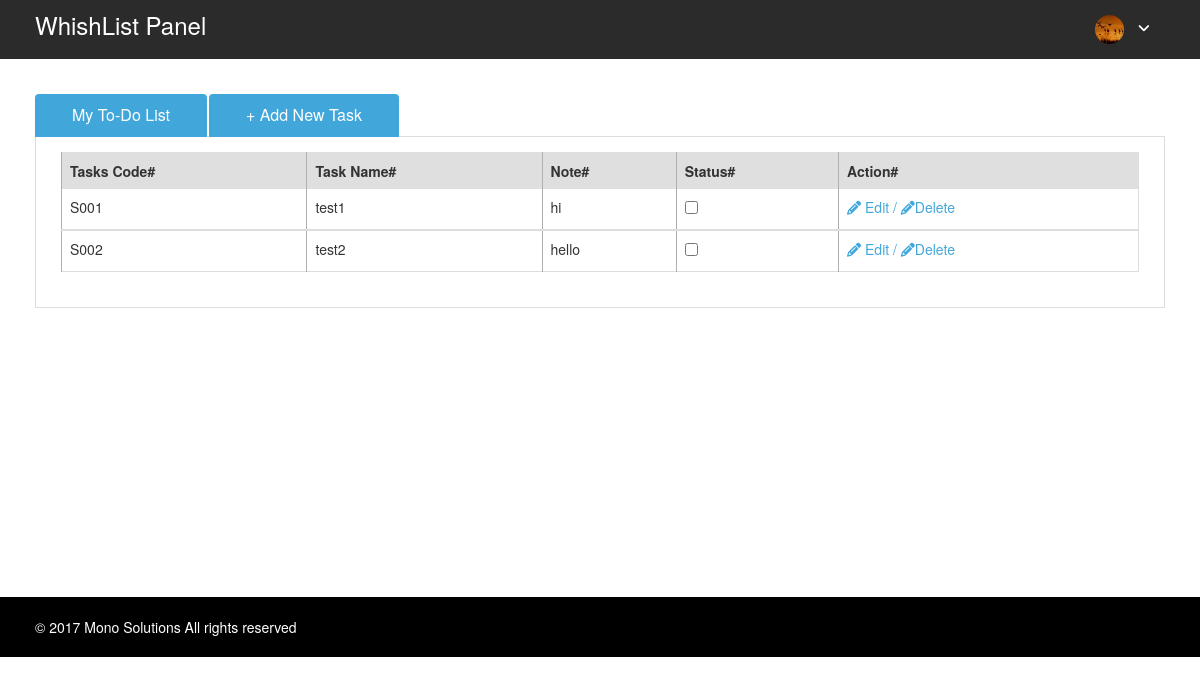
Before: /whislistdashboard.php?id=1 with the older database file.
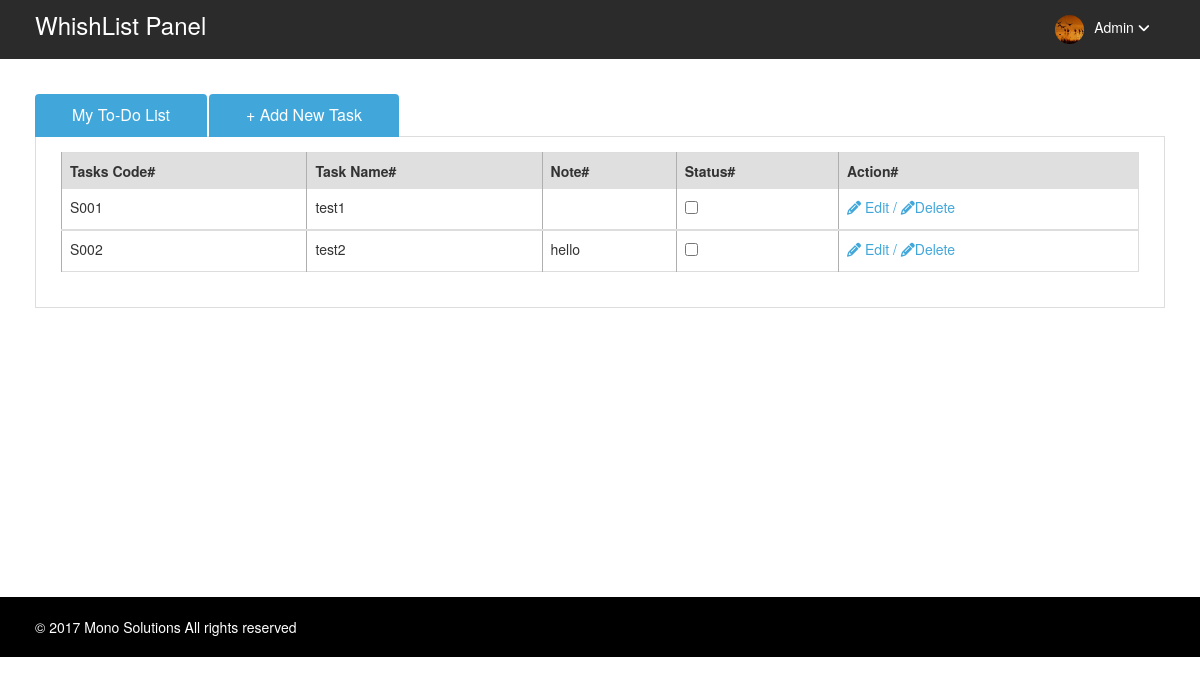
After: the same page with the newer database file.
### tables this page shows
CREATE TABLE `tasklist` (
  `id` int(11) NOT NULL,
  `UserId` int(11) NOT NULL,
  `TaskCode` varchar(10) NOT NULL,
  `TaskName` varchar(200) NOT NULL,
  `TaskDetail` varchar(200) NOT NULL,
  `TaskNote` varchar(100) NOT NULL,
  `Status` tinyint(1) NOT NULL,
  `CreatedOn` timestamp NOT NULL DEFAULT CURRENT_TIMESTAMP ON UPDATE CURRENT_TIMESTAMP
);

CREATE TABLE `users` (
  `User_Id` int(10) NOT NULL,
  `Name` varchar(50) NOT NULL,
  `UserName` varchar(50) NOT NULL,
  `PassWord` varchar(50) NOT NULL,
  `CreatedOn` timestamp NOT NULL DEFAULT CURRENT_TIMESTAMP ON UPDATE CURRENT_TIMESTAMP
);

### whislistdashboard.php (the view, shortened to what this page needs)
<?php
$getuserid=$_GET['id'];
$sql1= mysql_query("select * from users where User_Id='$getuserid'");
$num1=mysql_fetch_array($sql1);
$uId=$num1['User_Id'];
$uname=$num1['Name'];
?>
<!DOCTYPE html>
<html lang="en">
<head>
    <link href="css/bootstrap.min.css" rel="stylesheet">
    <link href="css/modern-business.css" rel="stylesheet">
    <link href="font-awesome/css/font-awesome.min.css" rel="stylesheet" type="text/css">
	<link href="css/bootstrap-toggle.css" rel="stylesheet">
</head>
<body>
<div class="top_nav">
<div class="nav_menu">
  <nav class="" role="navigation">
	<h3 class="tilele">WhishList Panel</h3>
	<ul class="nav navbar-nav navbar-right">
	  <li class="">
		<a href="javascript:;" class="user-profile dropdown-toggle" data-toggle="dropdown" aria-expanded="false">
		  <img src="images/img.jpg" alt=""><?php echo $uname; ?>
		  <span class=" fa fa-angle-down"></span>
		</a>
	  </li>
	</ul>
  </nav>
</div>
</div>
<div class="content-tt">
  	<div class="main-tab">
			<ul class="nav nav-tabs" role="tablist">
				<li role="presentation" class="active">
				<a href="#All-Task" aria-controls="All-Task" role="tab" data-toggle="tab">My To-Do List</a></li>
				<li role="presentation" class="active">
				<a type="button" href="#" class="blue-text" data-toggle="modal" data-target="#addnewtask">+ Add New Task </a>
				</li>
			</ul>
	<div class="tab-content">
	<div role="tabpanel" class="tab-pane active" id="profile">
		<div class="tab-content">
			<div role="tabpanel" class="tab-pane active" id="All-Tasklist">
				<div class="custom-table-width">
					<div class="table-responsive">
						<form action="javascript:void(0);" id="tasklist" name="tasklist">
							<table class="table table-bordered" >
								<thead class="color-bg">
									<tr>
										<th>Tasks Code#  </th>
										<th>Task Name#  </th>
										<th>Note#</th>
										<th>Status#</th>
										<th>Action#</th>
									</tr>
								</thead>
							<?php
							$ssql= mysql_query("select * from tasklist where UserId='$uId'");
							$num=mysql_num_rows($ssql);
							if($num>0)
							{
							while($row = mysql_fetch_array($ssql))
							{
							?>
								<tbody>
									<tr>
										<td><?php echo $row['TaskCode'] ?> </td>
										<td><?php echo $row['TaskName'] ?> </td>
										<td><?php echo $row['TaskNote'] ?> </td>
										<td>
											<div class="checkbox">
											<label>
												<input   type="checkbox" <?php if($row['Status']=='1'){echo "checked";} ?> data-id="<?php echo $row['id']; ?>"  onclick="update_status('<?php echo $row['id']; ?>','<?php echo $row['Status']; ?>');">
											</label>
											</div>
										</td>
										<td>
										<?php if($row['Status']=='1')
										{
										echo "Done /";
										?>
											<a type="button" class="blue-text"  data-toggle="modal" href="javascript:void(0);"  id="getdeletetask"  onclick="deletetask(this.id,<?php echo $sid=$row['id']; ?>);"><i class="fa fa-pencil"></i>Delete </a>
										<?php										}
										else
										{	?>
											<a class="blue-text" data-target="#myModa6" data-toggle="modal" href="javascript:void(0);" id="gettask" onclick="edittask(this.id,<?php echo $sid=$row['id']; ?>);">
											<i class="fa fa-pencil"></i> Edit /</a>
											<a type="button" class="blue-text"  data-toggle="modal" href="javascript:void(0);"  id="getdeletetask"  onclick="deletetask(this.id,<?php echo $sid=$row['id']; ?>);"><i class="fa fa-pencil"></i>Delete </a>
										<?php
										}
										?>
										</td>
									</tr>
								</tbody>
							<?php
							}
							}
							?>
							</table>
						</form>
					</div>
				</div>
			</div>
		</div>
	</div>
	</div>
	</div>
  </div>
  <footer class="main-footer">
	<p>&copy; 2017 Mono Solutions All rights reserved</p>
  </footer>
</body>
</html>

### css/modern-business.css (style rules this page uses)
html, body { height: 100%; }
.top_nav { background: #2b2b2b none repeat scroll 0 0; float: left; padding: 0 35px; width: 100%; }
h3.tilele { color: #fff; float: left; margin-top: 12px; }
.user-profile img { border-radius: 50%; height: 29px; margin-right: 10px; width: 29px; }
.nav > li > a { color:#fff; }
.content-tt { float: left; min-height: 538px; padding: 35px; width: 100%; }
.nav.nav-tabs { border: medium none; }
.main-tab > .tab-content { border: 1px solid #ddd; padding: 15px 25px; }
.custom-table-width table { width: 100%; }
.main-tab .nav-tabs li a { background: #dfdfdf none repeat scroll 0 0; border: medium none; color: #3f3f3f; font-size: 16px; padding: 10px 37px; }
.main-tab .nav-tabs li.active a { color:#fff;background:#41a7da; border: medium none;outline:none; }
a { color: #333; text-decoration: none; }
.table-bordered > tbody > tr > td, .table-bordered > tbody > tr > th, .table-bordered > tfoot > tr > td, .table-bordered > tfoot > tr > th, .table-bordered > thead > tr > td, .table-bordered > thead > tr > th { border-left: 1px solid #afafaf; border-right: none; border-top: none; border-bottom: none; }
.color-bg { background:#dfdfdf; }
.blue-text { color: #41a7da; }
.main-footer { padding:20px 35px;color:#fff;background:black;float:left;width:100%; }
.main-footer p { margin:0;padding:0;color:#fff; }
.navbar-right { float: right !important; margin-right: 0; }

Changed rows visible on the page:
now on this page (row edited): users: Name "Admin"
changed tasklist "test1": TaskNote "hi" → (not shown)
